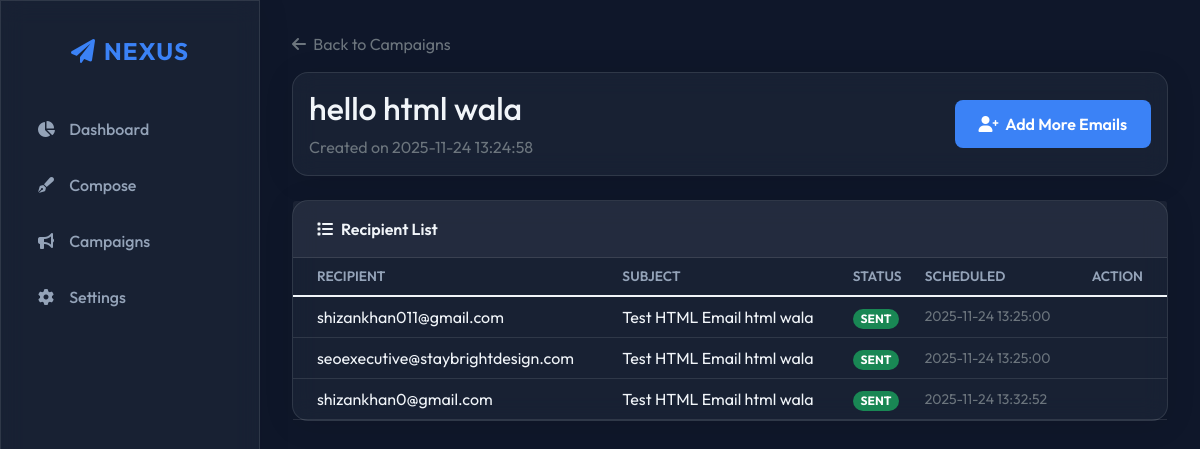
The app's page /campaign/8 with its own data.
### app/models.py (models this page shows, shortened)
class Campaign(db.Model):
    id = db.Column(db.Integer, primary_key=True)
    name = db.Column(db.String(100), nullable=False)
    created_at = db.Column(db.DateTime, default=datetime.now)
    emails = db.relationship('Email', backref='campaign', lazy=True)

class Email(db.Model):
    id = db.Column(db.Integer, primary_key=True)
    recipient = db.Column(db.String(120), nullable=False)
    subject = db.Column(db.String(200), nullable=False)
    body = db.Column(db.Text, nullable=False)
    status = db.Column(db.String(20), default='pending') # pending, sent, failed
    scheduled_time = db.Column(db.DateTime, default=datetime.now)
    created_at = db.Column(db.DateTime, default=datetime.now)
    batch_id = db.Column(db.String(50), nullable=True) # For grouping bulk emails
    campaign_id = db.Column(db.Integer, db.ForeignKey('campaign.id'), nullable=True)

### app/routes.py (the view)
@bp.route('/campaign/<int:id>')
def campaign_details(id):
    campaign = Campaign.query.get_or_404(id)
    return render_template('campaign_details.html', campaign=campaign)

### app/templates/campaign_details.html (shortened to what this page needs)
{% extends "base.html" %}
{% block content %}
<div class="mb-3">
    <a href="/campaigns" class="text-decoration-none text-muted">
        <i class="fas fa-arrow-left me-1"></i> Back to Campaigns
    </a>
</div>
<div class="card glass mb-4">
    <div class="card-body d-flex justify-content-between align-items-center">
        <div>
            <h2 class="card-title">{{ campaign.name }}</h2>
            <p class="text-muted mb-0">
                Created on {{ campaign.created_at.strftime('%Y-%m-%d %H:%M:%S') }}
            </p>
        </div>
        <button class="btn btn-primary" onclick="openAddMoreModal()">
            <i class="fas fa-user-plus me-1"></i> Add More Emails
        </button>
    </div>
</div>
<div class="card glass">
    <div class="card-header">
        <i class="fas fa-list me-2"></i>Recipient List
    </div>
    <div class="card-body p-0">
        <div class="table-responsive">
            <table class="table table-hover mb-0">
                <thead>
                    <tr>
                        <th class="ps-4">Recipient</th>
                        <th>Subject</th>
                        <th>Status</th>
                        <th>Scheduled</th>
                        <th class="text-end pe-4">Action</th>
                    </tr>
                </thead>
                <tbody>
                    {% for email in campaign.emails %}
                    <tr>
                        <td class="ps-4">{{ email.recipient }}</td>
                        <td>{{ email.subject }}</td>
                        <td>
                            <span class="badge rounded-pill
                                bg-{% if email.status == 'sent' %}success
                                    {% elif email.status == 'failed' %}danger
                                    {% else %}warning{% endif %}">
                                {{ email.status|upper }}
                            </span>
                        </td>
                        <td class="text-muted small">
                            {{ email.scheduled_time.strftime('%Y-%m-%d %H:%M:%S') }}
                        </td>
                        <td class="text-end pe-4">
                        </td>
                    </tr>
                    {% endfor %}
                </tbody>
            </table>
        </div>
    </div>
</div>
{% endblock %}

### app/templates/base.html (shortened to what this page needs)
<!DOCTYPE html>
<html lang="en">
<head>
    <link href="https://cdn.jsdelivr.net/npm/bootstrap@5.1.3/dist/css/bootstrap.min.css" rel="stylesheet">
    <link href="https://cdn.quilljs.com/1.3.6/quill.snow.css" rel="stylesheet">
    <link rel="stylesheet" href="https://cdnjs.cloudflare.com/ajax/libs/font-awesome/6.0.0/css/all.min.css">
</head>
<body>
    <div class="container-fluid p-0">
        <nav class="sidebar glass">
            <div class="sidebar-brand">
                <i class="fas fa-paper-plane me-2"></i>NEXUS
            </div>
            <ul class="nav flex-column">
                <li class="nav-item">
                    <a class="nav-link {{ 'active' if request.endpoint == 'main.index' }}" href="/">
                        <i class="fas fa-chart-pie"></i> Dashboard
                    </a>
                </li>
                <li class="nav-item">
                    <a class="nav-link {{ 'active' if request.endpoint == 'main.compose' }}" href="/compose">
                        <i class="fas fa-pen-fancy"></i> Compose
                    </a>
                </li>
                <li class="nav-item">
                    <a class="nav-link {{ 'active' if request.endpoint == 'main.campaigns' }}" href="/campaigns">
                        <i class="fas fa-bullhorn"></i> Campaigns
                    </a>
                </li>
                <li class="nav-item">
                    <a class="nav-link {{ 'active' if request.endpoint == 'main.settings' }}" href="/settings">
                        <i class="fas fa-cog"></i> Settings
                    </a>
                </li>
            </ul>
        </nav>
        <main class="main-content">
            {% block content %}{% endblock %}
        </main>
    </div>
</body>
</html>

### app/templates/base.html (style rules this page uses)
:root { --bg-color: #0f172a; --sidebar-bg: rgba(30, 41, 59, 0.7); --card-bg: rgba(30, 41, 59, 0.6); --text-primary: #f1f5f9; --text-secondary: #94a3b8; --accent-color: #3b82f6; --accent-hover: #2563eb; --glass-border: 1px solid rgba(255, 255, 255, 0.1); }
body { background-color: var(--bg-color); color: var(--text-primary); font-family: 'Outfit', sans-serif; overflow-x: hidden; }
.glass { background: var(--card-bg); backdrop-filter: blur(12px); -webkit-backdrop-filter: blur(12px); border: var(--glass-border); box-shadow: 0 4px 30px rgba(0, 0, 0, 0.1); }
.sidebar { height: 100vh; position: fixed; top: 0; left: 0; width: 260px; z-index: 1000; padding-top: 2rem; transition: all 0.3s ease; }
.sidebar-brand { font-size: 1.5rem; font-weight: 700; color: var(--accent-color); text-align: center; margin-bottom: 2rem; letter-spacing: 1px; }
.nav-link { color: var(--text-secondary); padding: 1rem 2rem; font-weight: 500; transition: all 0.3s; border-left: 3px solid transparent; }
.nav-link i { margin-right: 10px; width: 20px; text-align: center; }
.main-content { margin-left: 260px; padding: 2rem; }
.card { background: var(--card-bg); backdrop-filter: blur(12px); border: var(--glass-border); border-radius: 16px; color: var(--text-primary); }
.card-header { background: rgba(255, 255, 255, 0.05); border-bottom: var(--glass-border); font-weight: 600; padding: 1rem 1.5rem; }
.btn-primary { background-color: var(--accent-color); border: none; padding: 0.75rem 1.5rem; border-radius: 8px; font-weight: 600; transition: all 0.3s; }
.table { color: var(--text-primary); }
.table thead th { border-bottom: var(--glass-border); color: var(--text-secondary); font-weight: 600; text-transform: uppercase; font-size: 0.85rem; }
.table td { border-bottom: var(--glass-border); vertical-align: middle; }

### records on screen
Campaign: name "hello html wala", created_at "2025-11-24 13:24:58"
Email: recipient "shizankhan011@gmail.com", subject "Test HTML Email html wala", status "SENT", scheduled_time "2025-11-24 13:25:00"
Email: recipient "seoexecutive@staybrightdesign.com", subject "Test HTML Email html wala", status "SENT", scheduled_time "2025-11-24 13:25:00"
Email: recipient "shizankhan0@gmail.com", subject "Test HTML Email html wala", status "SENT", scheduled_time "2025-11-24 13:32:52"
